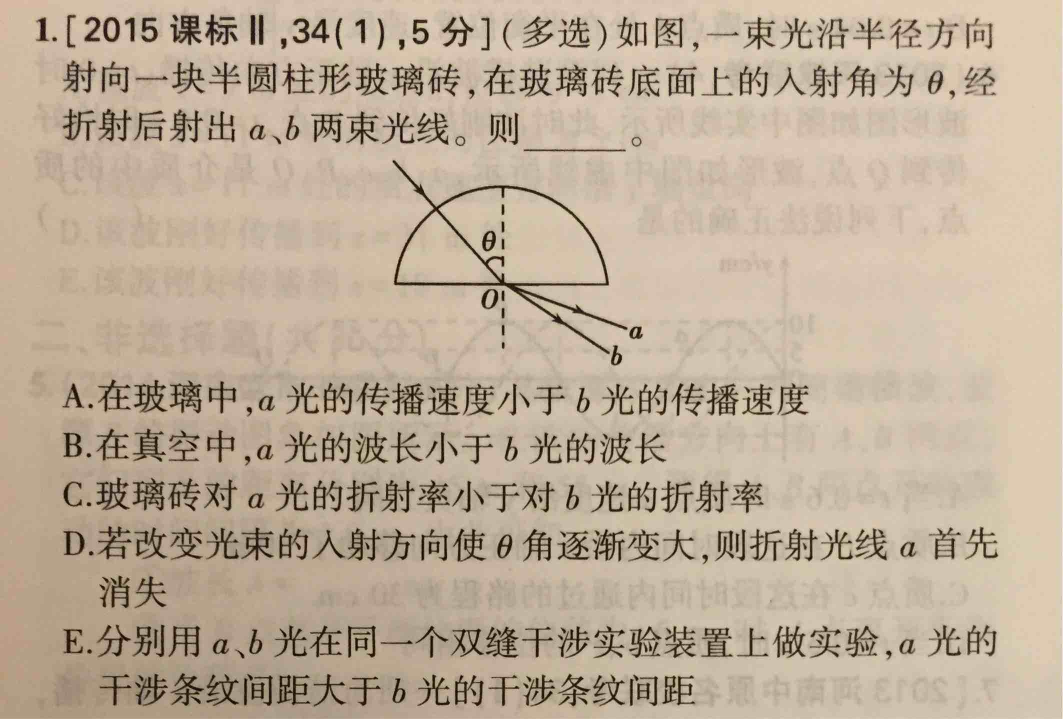
#> input picture samples/物理-光学/1.jpg, 2126 x 1438 px (shown at 1/2 size)
$ python -i features.py   (imports and definitions only)   (Python 2 division)   (older library calls are emulated)
#> lines starting #> are read from the running program, lines starting #| are printed output that depends on the picture; after the words box and inside, x2 and y2 are one past the last pixel; in counts of white or black regions, pixels touching at a corner belong together
#> further down, picture is the input picture: shape (1438, 2126, 3); mean B, G, R 153.8, 173.8, 190.9
### utils/AdjustPostion.py
# coding=utf-8

__author__ = 'caoym'

import math
from matplotlib.pyplot import plot, figure, show, imshow, gray
import numpy
from scipy import ndimage
from scipy.cluster.vq import vq
import homography
from PIL import Image
from scipy.cluster.vq import *
from scipy import ndimage
import cv2


def getLines(src):
    #srcArr = numpy.array(src, 'uint8')
    # srcArr,T = rof.denoise(srcArr, srcArr)
    dst = cv2.Canny(src, 50, 200)
    lines = cv2.HoughLinesP(dst, 2, math.pi/180.0, 40, numpy.array([]), 50, 10)
    if lines is None:
        return None
    res = []
    for line in lines:
        x = (line[0][2] - line[0][0])
        y = (line[0][3] - line[0][1])
        xy = (x ** 2 + y ** 2) ** 0.5
        if 0 == xy:
            continue
        sin = y / xy
        angle = numpy.arcsin(sin) * 360 / 2 / numpy.pi

        res += [[line[0][0], line[0][1], line[0][2], line[0][3], 1, sin, angle]]

    '''figure()
    gray()
    imshow(src)
    for line in res:
        plot([line[0], line[2]],[line[1], line[3]],'r-')
    show()'''
    return numpy.array(res)

# 分类
# [8 lines left out: function classify, not called in this run]


# 回归
def polyfitFun(x, y, deg):
    z1 = numpy.polyfit(x, y, deg)
    return numpy.poly1d(z1)


# 奇异值分解降噪
# [5 lines left out: function denoiseWithSVD, not called in this run]


def adjustSize(src):
    """
    :type src: numpy.array
    """
    for loop in range(0,8):
        h, w = src.shape[:2]
        lines = getLines(src)
        if lines is None:
            return src
        #左右最大间距
        left = lines[:,0]
        left = sorted(left, reverse=False)
        cut = len(left)/3+1
        left = numpy.median(numpy.array(left)[:cut])
        right = lines[:,2]
        right = sorted(right, reverse=True)
        cut = len(right)/3+1
        right = numpy.median(numpy.array(right)[:cut])

        maxlen = right - left

        #平均宽度
        arvlen = []
        for line in lines:
            arvlen += [line[2] - line[0]]

        arvlen = numpy.median(arvlen)
        if maxlen>arvlen*8:
            pil_im = Image.fromarray(numpy.uint8(src))
            src = numpy.array(pil_im.resize((int(w*0.8),int(h*0.8)) ,Image.BILINEAR))
        else:
            break
#> this loop made 5 passes
#> (left, right, maxlen) on passes 1 to 5: (347, 1426.5, 1079.5), (334, 1200, 866), (239.5, 884, 644.5), (177.5, 765.5, 588), (111, 620, 509)
#> pass 1, in getLines, `dst = cv2.Canny(src, 50, 200)`:
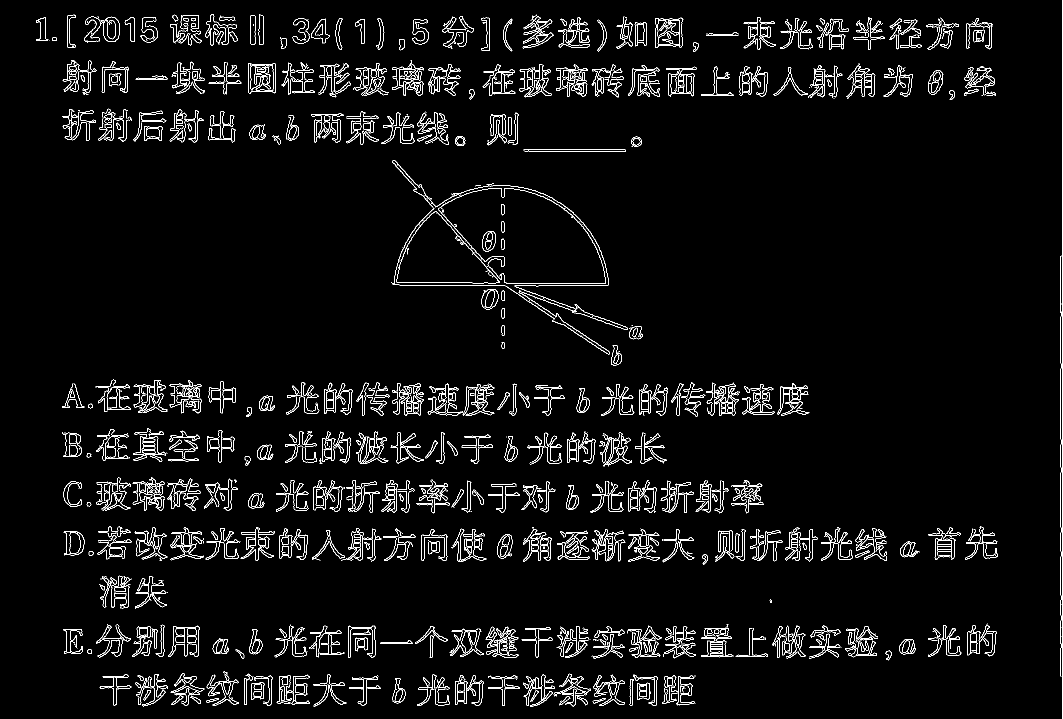
#> dst: shape (1438, 2126) (shown at 1/2 size); 3.8% white in thin lines or dots
#> after the loop:
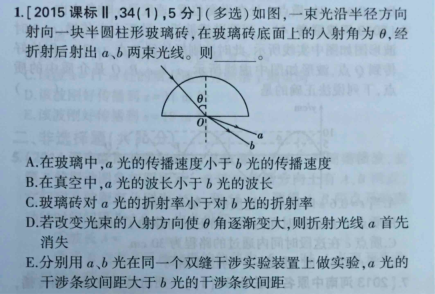
#> src: shape (588, 870, 3) (shown at 1/2 size); mean R, G, B 153.7, 173.8, 190.9

    return src

# [42 lines left out: function adjust, not called in this run]

def adjustSlope(src):

    """
    :type src: numpy.array
    """
    h, w = src.shape[:2]
    lines = getLines(src)
#> in getLines (call 6), `dst = cv2.Canny(src, 50, 200)`:
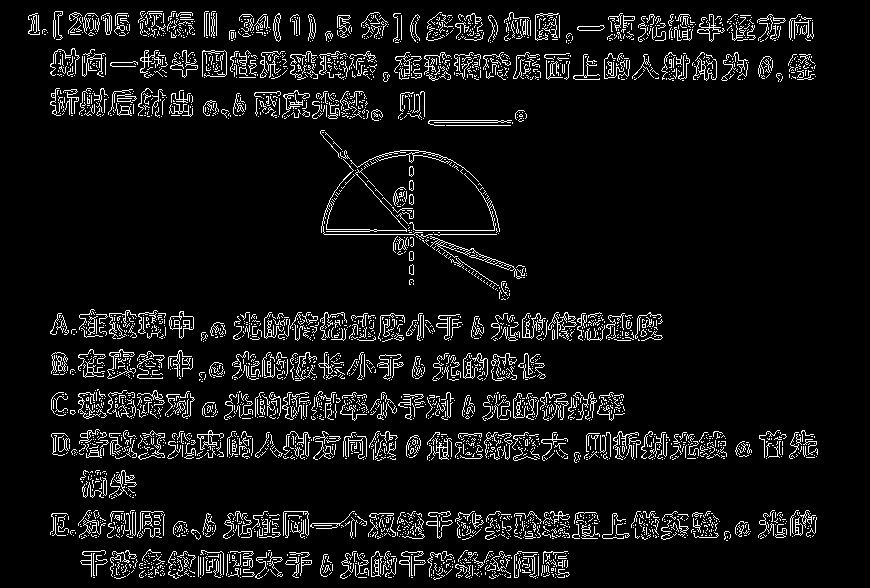
#> dst: shape (588, 870); 7.2% white in thin lines or dots, all inside (x1, y1, x2, y2) = (28, 11, 818, 580)
#> in getLines (call 6), `lines = cv2.HoughLinesP(dst, 2, math.pi/180.0, 40, numpy.array([]), 50..`: lines = 409 rows, first 6: [458, 435, 534, 435], [246, 524, 311, 524], [439, 456, 685, 456], [486, 535, 602, 535], [592, 452, 751, 452], [472, 327, 564, 327]
#> the loop in getLines (call 6), `for line in lines:` made 409 passes
#> (line, x, y, xy, sin, angle) on passes 2 to 4: ([[246, 524, 311, 524]], 65, 0, 65, 0, 0), ([[439, 456, 685, 456]], 246, 0, 246, 0, 0), ([[486, 535, 602, 535]], 116, 0, 116, 0, 0)
#> after the loop in getLines (call 6), `for line in lines:`: res = 409 items, first 6: [458, 435, 534, 435, 1, 0, 0], [246, 524, 311, 524, 1, 0, 0], [439, 456, 685, 456, 1, 0, 0], [486, 535, 602, 535, 1, 0, 0], [592, 452, 751, 452, 1, 0, 0], [472, 327, 564, 327, 1, 0, 0]

    if lines is None:
        return src,0
    # [9 lines of commented-out code are left out]
    hSlope = numpy.median(lines[:,6])
#> hSlope = 0
    if abs(hSlope)<3:
        hSlope = 0
        dest = src
    else:
        dest = ndimage.rotate(src, hSlope)
    return dest,hSlope

# [126 lines left out: functions adjust2, affine2, affine, not called in this run]

### utils/Words.py
# coding=utf-8
import random
import matplotlib.patches as patches
import scipy

__author__ = 'caoym'

from PIL import Image
import cv2
import math
from matplotlib.pyplot import *
import numpy
import pylab
from scipy import ndimage
from scipy.cluster.vq import kmeans,whiten,vq
from scipy.ndimage import filters
from sympy import Point, Line
from scipy import signal
from utils import AdjustPostion
from utils.AdjustPostion import classify, getLines
import matplotlib.pyplot as plt
from utils.rof import denoise

from skimage import morphology

from skimage import data
from skimage.morphology import disk
from skimage.filters import rank
from skimage.morphology import closing, square

__author__ = 'caoym'

def bounding_box(src):
    B = numpy.argwhere(src)
    if B.size == 0:
        return [0,0,0,0]
    (ystart, xstart), (ystop, xstop) = B.min(0), B.max(0) + 1

    return [xstart,ystart,xstop-xstart,ystop-ystart]

# [327 lines left out: functions getDistance2, getDistance, delLowOnce, delLow, getSeparaters2, findMinPos and 5 more, not called in this run]

class Row:

    # [330 lines left out: functions __init__, append, getDist, findClosestRow, sortRects, separateWords2 and 3 more, not called in this run]

### utils/features.py
# coding=utf-8
import random
import cv2
import numpy
from matplotlib.pyplot import *
from PIL import Image
from scipy import ndimage
import scipy
from skimage.filters import threshold_adaptive
from sklearn import preprocessing
from utils import AdjustPostion
import numpy.ma as ma

from scipy.ndimage import measurements, morphology
from utils.Words import separateWords, bounding_box
from skimage.morphology import skeletonize,medial_axis
from utils.thinning import zhangSuen
from skimage import segmentation
from skimage.feature import peak_local_max
from skimage.morphology import watershed
from skimage import measure


__author__ = 'caoym'


# [8 lines left out: function bounding_image, not called in this run]


def getLines(src):

    #调整大小
    src = AdjustPostion.adjustSize(src)

    temp = src.copy()
    #调整水平
    src = cv2.Canny(src, 100, 200)
    src,slope = AdjustPostion.adjustSlope(src)
#> slope = 0

    #src = cv2.erode(src,cv2.getStructuringElement(cv2.MORPH_CROSS,(1, 3)) )
    #src = cv2.dilate(src,cv2.getStructuringElement(cv2.MORPH_CROSS,(1, 3)) )

    src = cv2.dilate(src,cv2.getStructuringElement(cv2.MORPH_RECT,(40, 3)) )
#> src: shape (588, 870); 37.4% white; 12 white regions, largest, box (x1, y1, x2, y2) and area: (33, 429, 837, 463) 22979, (10, 11, 833, 44) 22903, (32, 48, 835, 83) 22815
    src = cv2.erode(src,cv2.getStructuringElement(cv2.MORPH_RECT,(40, 3)) )
#> src: shape (588, 870); 28.3% white; 16 white regions (1 under 20 px), largest, box (x1, y1, x2, y2) and area: (53, 430, 818, 462) 19108, (52, 49, 816, 82) 19081, (30, 12, 814, 43) 18247

    src = cv2.erode(src,cv2.getStructuringElement(cv2.MORPH_RECT,(5, 5)) )
#> src: shape (588, 870); 22.7% white; 15 white regions, largest, box (x1, y1, x2, y2) and area: (57, 51, 813, 78) 15815, (57, 432, 816, 458) 15650, (35, 14, 811, 40) 14624
    src = cv2.dilate(src,cv2.getStructuringElement(cv2.MORPH_RECT,(6, 5)) )
#> src: shape (588, 870); 27.9% white; 13 white regions, largest, box (x1, y1, x2, y2) and area: (55, 49, 816, 80) 19053, (55, 430, 819, 460) 18946, (33, 12, 814, 42) 18071

    src = 1*(src>128)

    labels_open, nbr_objects_open = measurements.label(src)
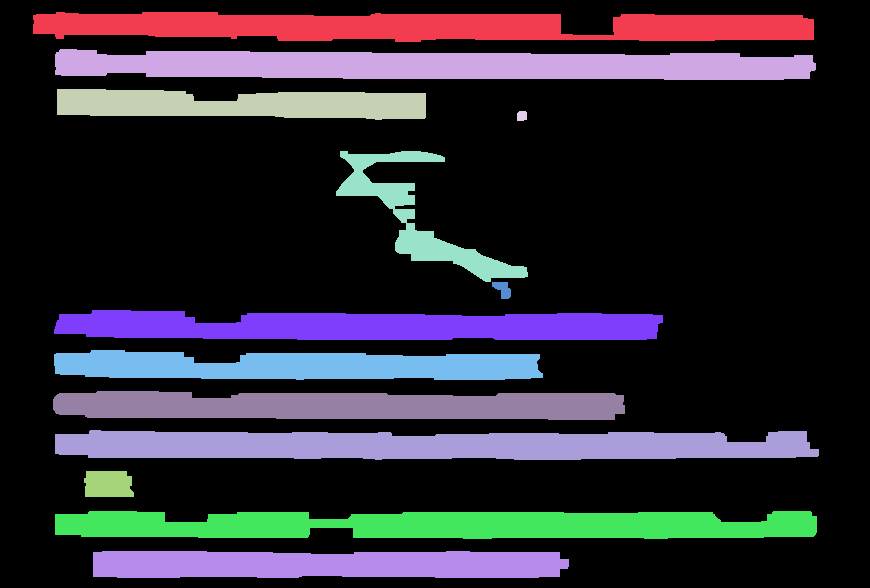
#> labels_open: shape (588, 870) int32; 14 distinct labels, from 0 to 13; one colour per label, 0 black
#> nbr_objects_open = 13

    #调整水平
    block_size = 40
    temp = threshold_adaptive(temp, block_size, offset=10)
    temp = numpy.array(temp,'uint8')*255
    temp = cv2.bitwise_not(temp)
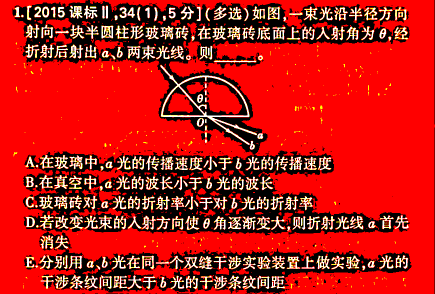
#> temp: shape (588, 870, 3) (shown at 1/2 size); mean R, G, B 184.7, 26.7, 21

    if slope != 0:
        temp = ndimage.rotate(temp, slope)
        #旋转后像素会平滑，重新二值化
        temp = cv2.bitwise_not(temp)
        temp = threshold_adaptive(temp, block_size,offset=20)
        temp = numpy.array(temp,'uint8')*255
        temp = cv2.bitwise_not(temp)

    lines = [];

    image  = numpy.zeros(numpy.array(src).shape)
    count = 0
    for i in range(1,nbr_objects_open+1):

        test = temp.copy()
        test[labels_open != i]=0
        box = bounding_box(test)
        x,y,w,h = box
        if h<10 or w<3:
            continue;
        #忽略靠近上下边的区域
        '''if y<2:
            continue
        if y+h> len(temp)-2:
            continue'''
        data = test[y:y+h, x:x+w]
        lines.append(data)

        copy = src.copy()*255.
        copy[labels_open != i]=0
        box = bounding_box(copy)
        x,y,w,h = box

        toerode = w/3
        if toerode <=1:
            continue

        copy = cv2.erode(copy,cv2.getStructuringElement(cv2.MORPH_RECT,(toerode, 1)) )
        copy = cv2.dilate(copy,cv2.getStructuringElement(cv2.MORPH_RECT,(toerode, 1)) )
        copy = 1*(copy>128)

        sub_labels_open, sub_nbr_objects_open = measurements.label(copy)
        if(sub_nbr_objects_open >1):
            for i in range(1,sub_nbr_objects_open+1):
                test = temp.copy()
                test[sub_labels_open != i]=0
                box = bounding_box(test)
                #count+=1
                #image[sub_labels_open == i] = count
                x,y,w,h = box
                if h<10 or w<3:
                    continue;
                #忽略靠近上下边的区域
                if y<2:
                    continue
                if y+h> len(temp)-2:
                    continue

                data = test[y:y+h, x:x+w]
                lines.append(data)
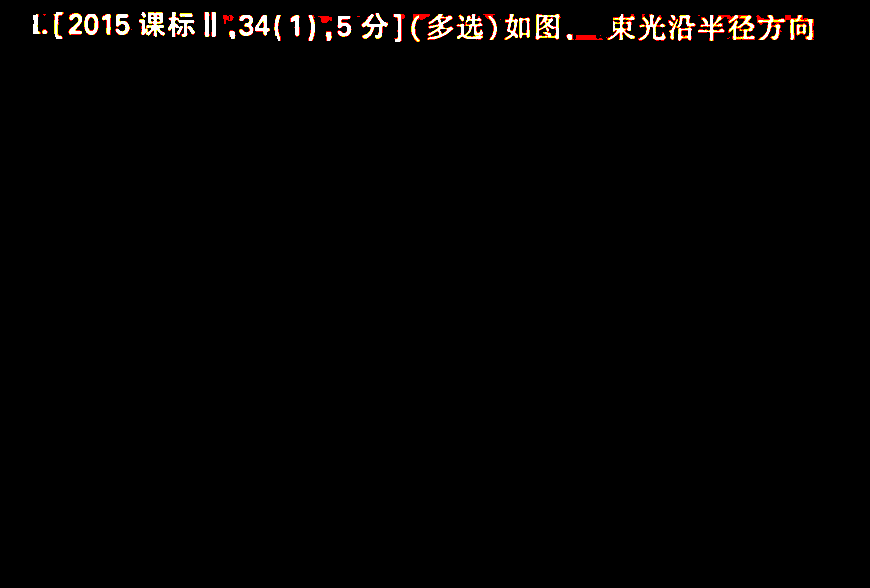
#> test: shape (588, 870, 3); mean R, G, B 4.1, 3.1, 2.5
#> after the loop, lines = []

    '''figure()
    subplot(221)
    imshow(temp)
    subplot(222)
    imshow(image)
    subplot(223)
    imshow(labels_open)
    show()'''
    return lines

# [14 lines left out: function eraseBlack, not called in this run]


def getFeaturesFromImage(src, maxW=4.):
    '''
    :param src:
    :param maxW: 截取特征的最大宽度（以高度的倍数为单位，3倍差不多是3个字的宽度）
    :return:
    '''
    res = []

    lines = getLines(src)
    for lineData in lines:
        words = numpy.array(separateWords(lineData))
        averageH = numpy.average(words[:,3]);

        for i in range(0,len(words)):
            startX,startY,startW,startH = words[i]
            passed = 0
            pos = i
            clipTp = startY
            clipBt = startY+startH
            while (len == 0 or passed+startW<averageH*maxW) and pos<len(words):
                x,y,w,h = words[pos]
                clipLt = startX
                clipRt = x+w
                clipBt = max(y+h,clipBt)
                clipTp = min(y,clipTp)

                data = lineData[clipTp:clipBt,clipLt:clipRt]
                #
                #data2 = Image.fromarray(data).resize((64,32),Image.BILINEAR)

                #data = skeletonize(data/255)*255
                #data = zhangSuen(data/255)*255
                #删除连续的空白列
                data = eraseBlack(data)
                data = Image.fromarray(data).resize((96,32),Image.BILINEAR)
                #data = numpy.array(data)
                #data = skeletonize(data/255)*255
                #data = Image.fromarray(data)
                '''data = cv2.bitwise_not(data)
                data = threshold_adaptive(data, 40, offset=10)
                data = numpy.array(data,'uint8')*255
                data = cv2.bitwise_not(data)
                #data, distance = medial_axis(data, return_distance=True)
                data = skeletonize(data/255)*255'''

                # [7 lines of commented-out code are left out]

                '''figure()
                gray()
                imshow(data)
                show()'''

                #data = numpy.array(data,'uint8').tolist()
                #data = scaler.fit_transform(data)
                res.append(data);

                passed += w
                pos += 1
    '''figure()
    gray()
    for i in range(0,min(200,len(res))):
            if i>=20:
                break
            subplot(20,20,i+1)
            axis('off')
            img = res[i]
            img = numpy.array(img)
            imshow(img)
    show()'''
    return res;

# [18 lines left out: function visualizationFeatures, not called in this run]

>>> import cv2
>>> picture = cv2.imread('../samples/物理-光学/1.jpg')
#> (the run stopped early here; a loop or call above may not have finished)

$ run again, on samples/物理-光学/10.jpg
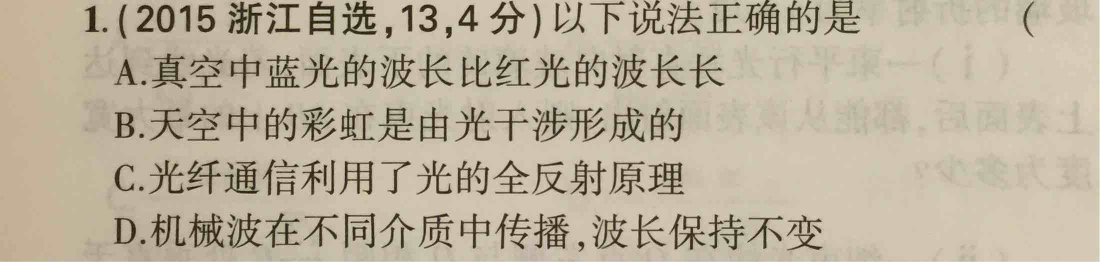
#> input picture samples/物理-光学/10.jpg, 2200 x 524 px (shown at 1/2 size)
#> picture is the input picture: shape (524, 2200, 3); mean B, G, R 156.3, 176.5, 188.1
#> the loop in adjustSize, `for loop in range(0,8):` made 4 passes
#> (left, right, maxlen) on passes 1 to 4: (459.5, 1364, 904.5), (311, 1083.5, 772.5), (318.5, 906, 587.5), (234, 715.5, 481.5)
#> pass 1, in getLines, `dst = cv2.Canny(src, 50, 200)`:
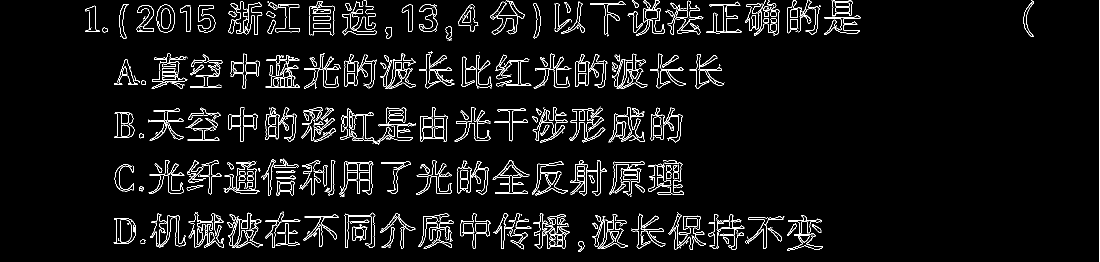
#> dst: shape (524, 2200) (shown at 1/2 size); 4.6% white in thin lines or dots
#> dst: shape (268, 1126); 8.6% white in thin lines or dots, all inside (x1, y1, x2, y2) = (86, 0, 1060, 259)
#> in getLines (call 5), `lines = cv2.HoughLinesP(dst, 2, math.pi/180.0, 40, numpy.array([]), 50..`: lines = 239 rows, first 6: [153, 241, 296, 241], [352, 231, 556, 231], [755, 18, 807, 17], [416, 27, 470, 26], [318, 236, 527, 236], [320, 67, 414, 68]
#> hSlope = 0
#> labels_open: shape (268, 1126) int32; 6 distinct labels, from 0 to 5
#> nbr_objects_open = 5
#> after the loop in getLines, `for i in range(1,nbr_objects_open+1):`:
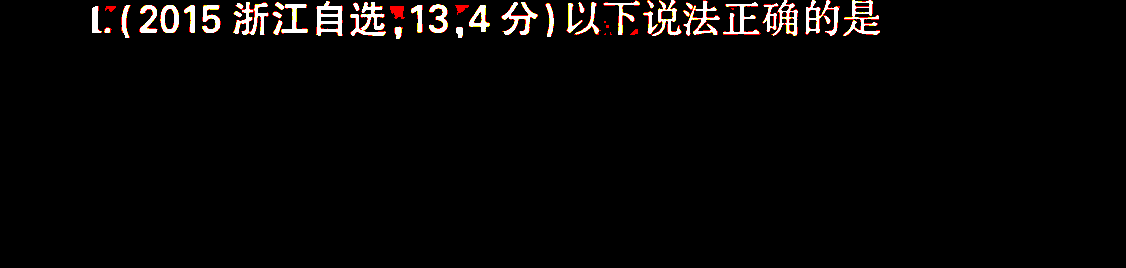
#> test: shape (268, 1126, 3); mean R, G, B 8.2, 6.7, 6.2
#> after the loop in getLines, `for i in range(1,nbr_objects_open+1):`: lines = []
